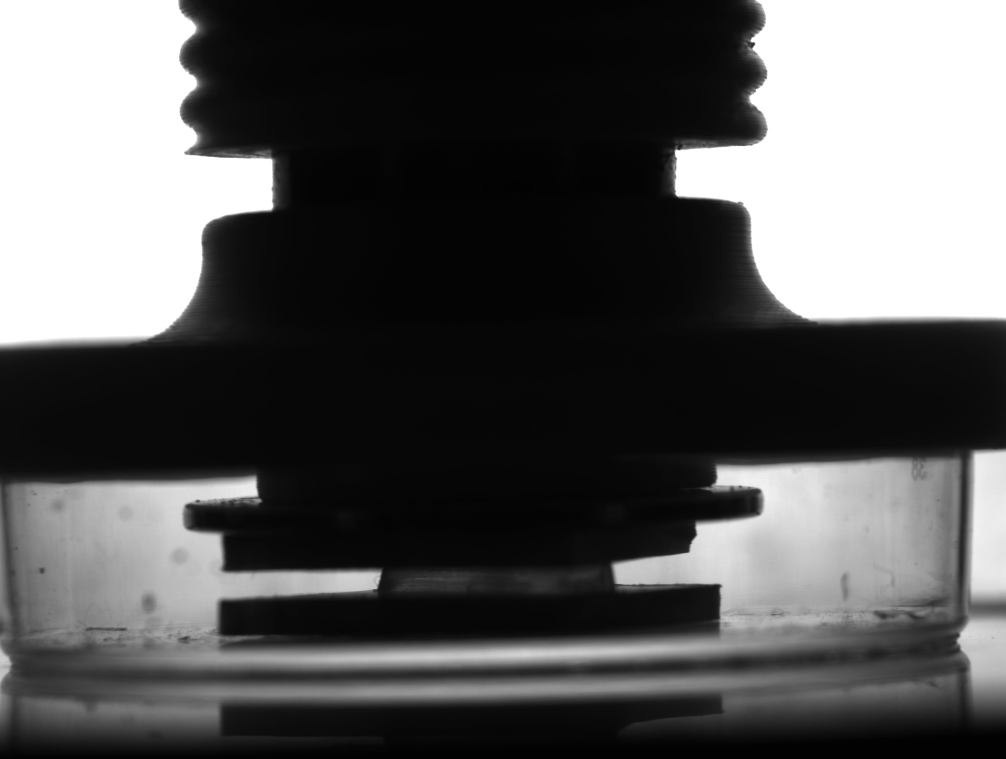
#> input picture dish-1.jpg, 4024 x 3036 px (shown at 1/4 size)
$ python metrology-demo.py
#> lines starting #> are read from the running program, lines starting #| are printed output that depends on the picture
#!/usr/bin/env python3

# written in 2020 by Christoph Rackwitz <christoph.rackwitz@gmail.com>
# use only for war purposes and sarcasm

import sys
import argparse
import numpy as np
import cv2 as cv

import scipy.ndimage
# contains lots of useful stuff that's also in OpenCV
# https://scipy.github.io/devdocs/ndimage.html


### "business logic" ###################################################

def build_transform(p0, p1, stride=None, nsamples=None):
	"builds an affine transform with x+ along defined line"
	# use one of stride (in pixels) or nsamples (absolute value)

	(x0, y0) = p0
	(x1, y1) = p1

	dx = x1 - x0
	dy = y1 - y0

	length = np.hypot(dx, dy)

	if nsamples is not None:
		#stride = length / nsamples
		factor = 1 / nsamples

	else:
		if stride is None:
			stride = 1.0

		factor = stride / length
		nsamples = int(round(length / stride))

	# map: src <- dst (use WARP_INVERSE_MAP flag for warpAffine)
	H = np.eye(3, dtype=np.float64) # homography

	H[0:2, 0] = (dx, dy) # x unit vector
	H[0:2, 1] = (-dy, dx) # y unit vector is x rotated by 90 degrees

	H[0:2, 0:2] *= factor

	H[0:2, 2] = (x0, y0) # translate onto starting point

	# take affine part of homography
	assert np.isclose(a=H[2], b=(0,0,1)).all() # we didn't touch those but let's better check
	A = H[0:2, :]

	return (nsamples, A)

def sample_opencv(im, M, nsamples):

	# use transform to get samples
	# available: INTER_{NEAREST,LINEAR,AREA,CUBIC,LANCOS4)
	samples = cv.warpAffine(im, M=M, dsize=(nsamples, 1), flags=cv.WARP_INVERSE_MAP | cv.INTER_CUBIC )

	# flatten row vector
	samples.shape = (-1,)

	# INTER_CUBIC seems to break down beyond 1/32 sampling (discretizes).
	# there might be fixed point algorithms at work

	return samples

def sample_scipy(im, M, nsamples):
	# coordinates to this function are (i,j) = (y,x)
	# I could permute first and second rows+columns of M, or transpose input+output
	Mp = M.copy()
	Mp[(0,1), :] = Mp[(1,0), :] # permute rows
	Mp[:, (0,1)] = Mp[:, (1,0)] # permute columns

	samples = scipy.ndimage.interpolation.affine_transform(
		input=im, matrix=Mp, output_shape=(1, nsamples),
		order=2, # 1: linear (C0, f' is piecewise constant), 2: C1 (f' is piecewise linear), 3: C2... https://en.wikipedia.org/wiki/Smoothness
		mode='nearest' # border handling
	)

	# flatten row vector
	samples.shape = (-1,)

	return samples

### command line parsing utility functions #############################

def parse_linestr(arg):
	pieces = arg.split(",")
	pieces = [float(el) for el in pieces]
	x0,y0,x1,y1 = pieces
	return ((x0,y0), (x1,y1))

def parse_bool(arg):
	if isinstance(arg, bool):
	   return arg
	if arg.lower() in ('yes', 'true', 't', 'y', '1'):
		return True
	elif arg.lower() in ('no', 'false', 'f', 'n', '0'):
		return False
	else:
		raise argparse.ArgumentTypeError(f'Boolean value expected, got {arg!r} instead')

def parse_float(arg):
	import ast

	if '/' in arg:
		num, denom = arg.split('/', 1)
		num = ast.literal_eval(num)
		denom = ast.literal_eval(denom)
		result = num / denom

	else:
		result = ast.literal_eval(arg)

	return result

### main... ############################################################

if __name__ == '__main__':
	# command line argument parsing
	# change defaults here

	parser = argparse.ArgumentParser()
	parser.add_argument("--picture", dest="fname", metavar="PATH", type=str, default="dish-1.jpg",
		help="path to picture file")
	parser.add_argument("--invert", type=parse_bool, default=True, metavar="BOOL",
		help="invert picture (cosmetic; distance between gradient extrema is absolute)")
	parser.add_argument("--line", type=parse_linestr, default=((1320, 2500), (1320, 2100)), metavar="X0,Y0,X1,Y1",
		help="line to sample on")
	parser.add_argument("--stride", type=parse_float, default=1/4, metavar="PX",
		help="stride in pixels to sample along line, fractions supported")
	parser.add_argument("--method", type=lambda s: s.lower(), default="scipy",
		help="sampling methods: SciPy (slower, smoother, default), OpenCV (faster, less smooth)")
	parser.add_argument("--sigma", type=float, default=2.0, metavar="PX",
		help="sigma for gaussian lowpass on sampled signal, before gradient is calculated")
	parser.add_argument("--verbose", type=parse_bool, default=True, metavar="BOOL",
		help="chatty or not")
	parser.add_argument("--display", type=parse_bool, default=True, metavar="BOOL",
		help="draw some plots")
	parser.add_argument("--saveplot", type=str, default="plot.png", metavar="PATH",
		help="save a picture (use '--saveplot=' to disable)")
	args = parser.parse_args()

	########## here be dragons ##########

	if args.stride > 1:
		print(f"WARNING: stride should be <= 1, is {args.stride}")

	stride_decimals = max(0, int(np.ceil(-np.log10(args.stride))))

	if args.verbose: print("loading picture...", end=" ", flush=True)
	im = cv.imread(args.fname, cv.IMREAD_GRAYSCALE)
#> im is the input picture: shape (3036, 4024); min 1, max 255, mean 87.2
	imh, imw = im.shape[:2]
#> imh = 3036; imw = 4024
	if args.invert:
		im = 255-im # invert
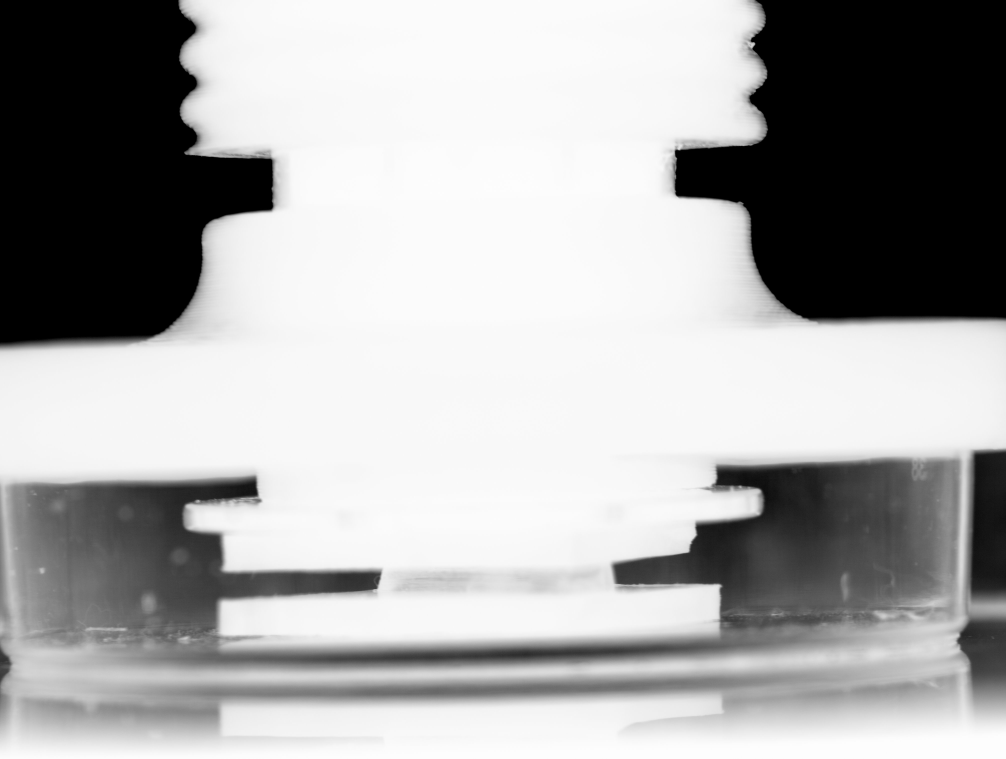
#> im: shape (3036, 4024) (shown at 1/4 size); min 0, max 254, mean 167.8
	im = im.astype(np.float32)# * np.float32(1/255)
	if args.verbose: print("done")

	# build transform
	p0, p1 = args.line
	nsamples, M = build_transform(p0, p1, stride=args.stride)

	if args.verbose: print(f"taking {nsamples} samples along line {p0} -> {p1}...", end=" ", flush=True)

	# pick one
	if args.method == 'opencv':
		samples = sample_opencv(im, M, nsamples) # does "normal" cubic (4x4 support points, continuous first derivative)
	elif args.method == 'scipy':
		samples = sample_scipy(im, M, nsamples) # does some fancy "cubic" with continuous higher derivatives
#> samples = 1600 values, max 249.1 at index 1365, min 54.85 at index 674, mean 202.7
	else:
		assert False, "method needs to be opencv or scipy"

	if args.verbose: print("sampling done")

	# smoothing to remove noise
	if args.sigma > 0:
		if args.verbose: print(f"lowpass filtering with sigma = {args.sigma} px...", end=" ", flush=True)
		samples = scipy.ndimage.gaussian_filter1d(samples, sigma=args.sigma / args.stride)
#> samples = 1600 values, max 249 at index 1394, min 56.12 at index 674, mean 202.7
		if args.verbose: print("done")

	# off-by-half in position because for values [0,1,1,0] this returns [+1,0,-1]
	gradient = np.diff(samples) / args.stride
#> gradient = 1599 values, max 7.12 at index 848, min -13.54 at index 513, mean 0.00272

	i_falling = np.argmin(gradient) # in samples
#> i_falling = 513
	i_rising = np.argmax(gradient) # in samples
#> i_rising = 848

	distance = np.abs(i_rising - i_falling) * args.stride # in pixels
#> distance = 83.75

	if args.verbose:
		print(f"distance: {distance:.{stride_decimals}f} pixels")
#| distance: 83.8 pixels
	else:
		print(distance)

	# this was the result. algorithm is done.
	# now follows displaying code

	if args.display or args.saveplot:
		gradient *= 255 / np.abs(gradient).max()
#> gradient = 1599 values, max 134.1 at index 848, min -255 at index 513, mean 0.0513

		# plot signal
		plot = cv.plot.Plot2d_create(np.arange(nsamples, dtype=np.float64), samples.astype(np.float64))
		plot.setMinY(256+32)
		plot.setMaxY(-32)
		plot.setMinX(0)
		plot.setMaxX(nsamples)
		plot.setGridLinesNumber(5)
		plot.setShowText(False) # callout for specific point, setPointIdxToPrint(index)
		plot.setPlotGridColor((64,)*3)
		canvas1 = plot.render()
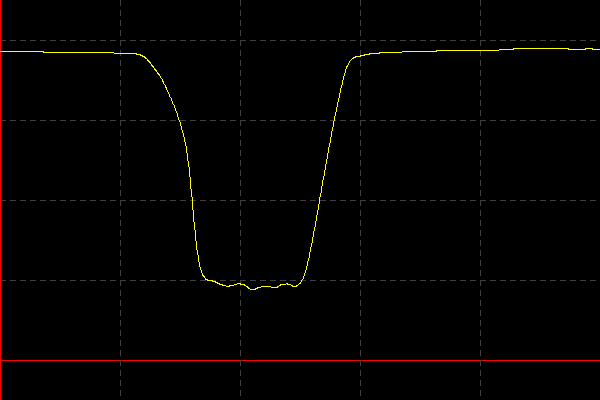
#> canvas1: shape (400, 600, 3); mean of channels 0, 1, 2 0.6, 1.7, 2.7; drawn as B, G, R

		# plot gradient
		plot = cv.plot.Plot2d_create(np.arange(nsamples-1) + 0.5, gradient.astype(np.float64))
		plot.setMinY(256+64)
		plot.setMaxY(-256-64)
		plot.setMinX(0)
		plot.setMaxX(nsamples)
		plot.setGridLinesNumber(5)
		plot.setShowText(False) # callout for specific point, setPointIdxToPrint(index)
		plot.setPlotGridColor((64,)*3)
		canvas2 = plot.render()
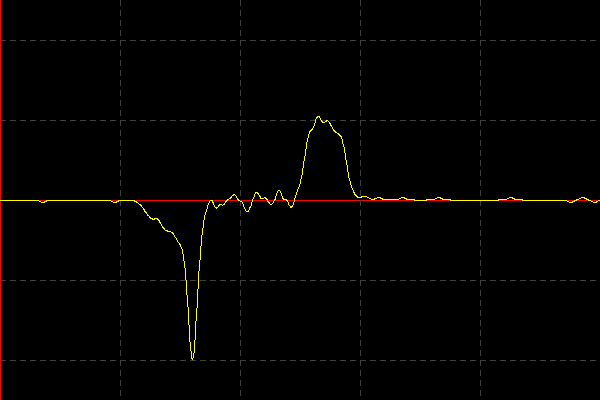
#> canvas2: shape (400, 600, 3); mean of channels 0, 1, 2 0.6, 1.8, 2.6; drawn as B, G, R

		# arrange vertically
		canvas = np.vstack([canvas1, canvas2]) # 600 wide, 800 tall
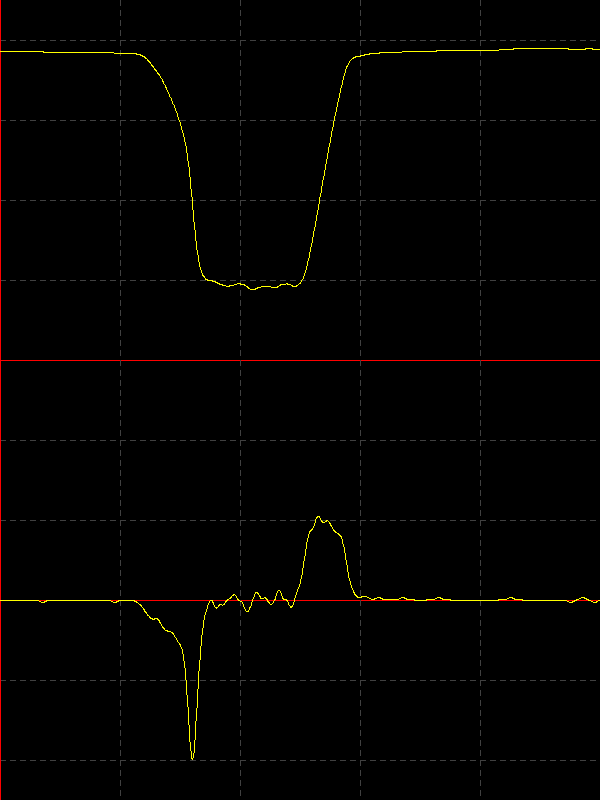
#> canvas: shape (800, 600, 3); mean of channels 0, 1, 2 0.6, 1.7, 2.7; drawn as B, G, R

		# draw lines at edges (largest gradients)
		# plots are 600x400 pixels... and there's no way to plot multiple or plot lines in "plot space"
		px_falling = int(600 * (i_falling+0.5) / nsamples)
#> px_falling = 192
		px_rising = int(600 * (i_rising+0.5) / nsamples)
#> px_rising = 318
		cv.line(canvas, (px_falling, 0), (px_falling, 400*2), color=(255,0,0))
		cv.line(canvas, (px_rising, 0), (px_rising, 400*2), color=(255,0,0))

		# some text to describe the picture
		cv.putText(canvas, f"{nsamples*args.stride:.0f} px, {p0} -> {p1}",
			(10, 350), cv.FONT_HERSHEY_SIMPLEX, 0.75, (255,255,255), thickness=1, lineType=cv.LINE_AA)

		cv.putText(canvas, f"stride {args.stride} px, {nsamples} samples, sigma {args.sigma}",
			(10, 350+35), cv.FONT_HERSHEY_SIMPLEX, 0.75, (255,255,255), thickness=1, lineType=cv.LINE_AA)

		cv.putText(canvas, f"distance: {distance:.{stride_decimals}f} px",
			(10, 350+70), cv.FONT_HERSHEY_SIMPLEX, 0.75, (255,255,255), thickness=1, lineType=cv.LINE_AA)
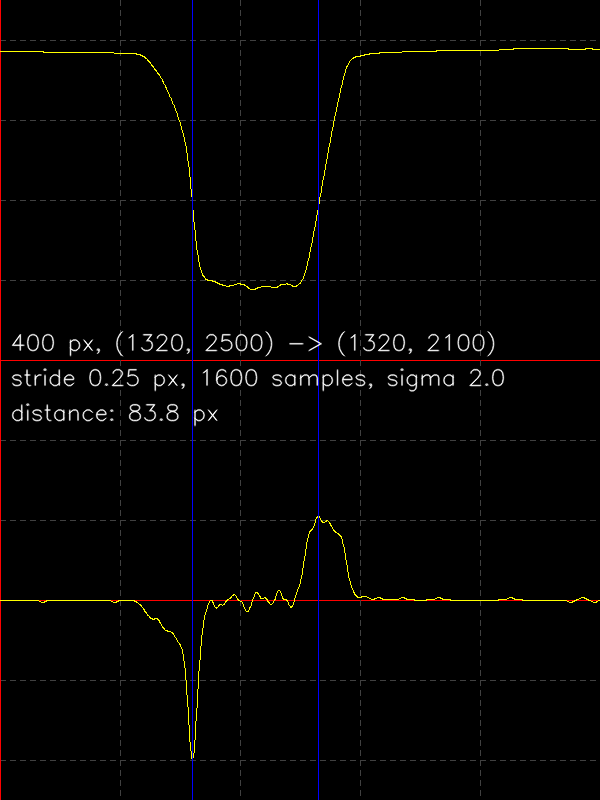
#> canvas: shape (800, 600, 3); mean of channels 0, 1, 2 3.1, 3.4, 4.3; drawn as B, G, R

		# save for posterity
		if args.saveplot:
			cv.imwrite(args.saveplot, canvas)

		if args.display:
			cv.imshow("plot", canvas)

			if args.verbose:
				print("press Ctrl+C in the terminal, or press any key while the imshow() window is focused")

			while True:
				keycode = cv.waitKey(100)
#> (key Esc is pressed here)

				if keycode == -1:
					continue

				# some key...

				if args.verbose:
					print(f"keycode: {keycode}")

				cv.destroyAllWindows()
				break
